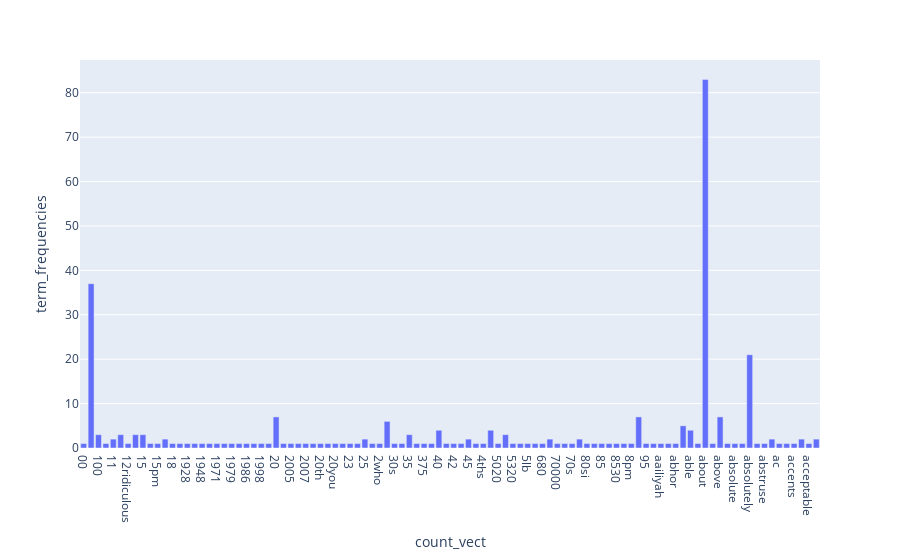

Here is the notebook cell this chart was saved with:
### Code cell
import plotly.express as px

fig_reduce = px.bar(x=count_vect.get_feature_names()[:100], y = term_frequencies[:100],
            labels=dict(x="count_vect", y="term_frequencies"))
#fig.update_xaxes(type='category')
fig_reduce.show()

### Figure 1 — Plotly figure (JSON) as saved in the notebook; plotly's stock layout.template omitted (floating-point values rounded to 4 significant figures)
{"data": [{"alignmentgroup": "True", "hovertemplate": "count_vect=%{x}<br>term_frequencies=%{y}<extra></extra>", "legendgroup": "", "marker": {"color": "#636efa", "pattern": {"shape": ""}}, "name": "", "offsetgroup": "", "orientation": "v", "showlegend": false, "textposition": "auto", "type": "bar", "x": ["00", "10", "100", "10simply", "11", "12", "12ridiculous", "13", "15", "15gand", "15pm", "17", "18", "18th", "1928", "1947", "1948", "1949as", "1971", "1973when", "1979", "1980", "1986", "1995", "1998", "1long", "20", "2000", "2005", "2006", "2007", "203040", "20th", "20th2005", "20you", "2160", "23", "24", "25", "2mpand", "2who", "30", "30s", "325", "35", "350", "375", "3o", "40", "40min", "42", "44until", "45", "4sdespite", "4ths", "50", "5020", "510", "5320", "54", "5lb", "5of", "680", "70", "70000", "700w", "70s", "80", "80si", "8125", "85", "8525", "8530", "8and", "8pm", "90", "95", "99", "aailiyah", "abandoned", "abhor", "ability", "able", "abound", "about", "aboutcover", "above", "abroad", "absolute", "absolutel", "absolutely", "absolutley", "abstruse", "abysmal", "ac", "academy", "accents", "accept", "acceptable", "access"], "xaxis": "x", "y": [1, 37, 3, 1, 2, 3, 1, 3, 3, 1, 1, 2, 1, 1, 1, 1, 1, 1, 1, 1, 1, 1, 1, 1, 1, 1, 7, 1, 1, 1, 1, 1, 1, 1, 1, 1, 1, 1, 2, 1, 1, 6, 1, 1, 3, 1, 1, 1, 4, 1, 1, 1, 2, 1, 1, 4, 1, 3, 1, 1, 1, 1, 1, 2, 1, 1, 1, 2, 1, 1, 1, 1, 1, 1, 1, 7, 1, 1, 1, 1, 1, 5, 4, 1, 83, 1, 7, 1, 1, 1, 21, 1, 1, 2, 1, 1, 1, 2, 1, 2], "yaxis": "y"}], "layout": {"barmode": "relative", "legend": {"tracegroupgap": 0}, "margin": {"t": 60}, "xaxis": {"anchor": "y", "domain": [0, 1], "title": {"text": "count_vect"}}, "yaxis": {"anchor": "x", "domain": [0, 1], "title": {"text": "term_frequencies"}}}}
